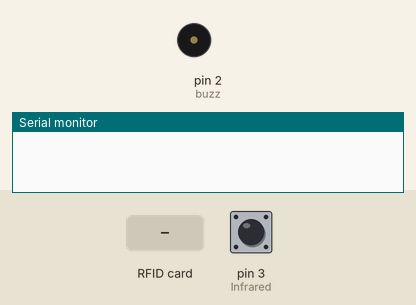
Bench run of a sketch on a simulated Arduino Uno, built with avr-gcc and run on an emulated ATmega328P. Shown: buzzer (waves = sounding, pin HIGH), the last lines printed to the serial monitor. Inputs (shaded band) come from the test bench; at power-on: pin 3 (Infrared) HIGH. Pins used as bus, display or sensor lines are not drawn.

Above: at 1.2 s.
1.3 s: RFID card 5E 7A 19 C4 held to the reader
At 1.7 s:
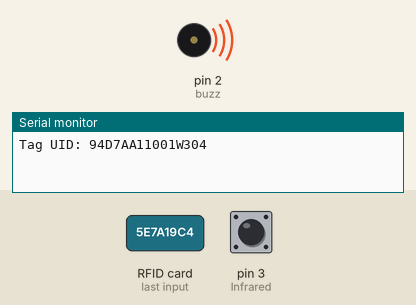
Timing chart, 0 to 4.3 s (numbered marks = the images above; inputs shaded):
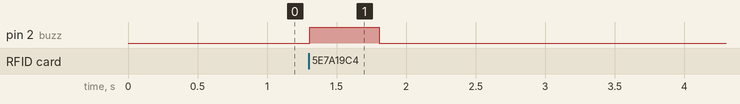

The sketch:

RFID2_with_Infrared.ino
```cpp
#include <SPI.h>
#include <MFRC522.h>
String uidString;
int buzz=2;
int Infrared=3;
int kunci1=0;
#define SS_PIN 10
#define RST_PIN 9
MFRC522 mfrc522(SS_PIN, RST_PIN); //Create MFRC522 instance.

void setup() {
  // put your setup code here, to run once:
Serial.begin(9600);
pinMode(buzz,OUTPUT);
pinMode(Infrared,INPUT);
SPI.begin(); //Initiate SPI bus
mfrc522.PCD_Init();

}

void loop() {
  // put your main code here, to run repeatedly:
  int bacaInfrared=digitalRead(Infrared);
if(mfrc522.PICC_IsNewCardPresent() && kunci1==0){
  readRFID();
  Serial.print("Tag UID: ");
  Serial.println(uidString);
  if(uidString=="138D37A90W26"){
  buzzOke();
  Serial.println("Selamat Datang");
  Serial.println("Palang Terbuka");
  kunci1=1;
}

else if(uidString!="138D37A90W26"){
  buzzSalah();
  Serial.println("Kartu belum terdaftar");
}
}
if(bacaInfrared==0 && kunci1==1)
{
  Serial.println("BYE BYE");
  Serial.println("Palang Tertutup");
  kunci1=0;
}

}

void readRFID(){
  mfrc522.PICC_ReadCardSerial();
  //Sound the buzzer when a card is read

  //Pembatas bisa dirubah sesuai keiginan,disini yang digunakan "-"
  uidString = String(mfrc522.uid.uidByte[0]) + "D" +
  String(mfrc522.uid.uidByte[1],HEX) + "A" +
  String(mfrc522.uid.uidByte[2],BIN) + "W" +
  String(mfrc522.uid.uidByte[3],OCT);
  uidString.toUpperCase();
}

void buzzOke(){
  digitalWrite(buzz,HIGH);
  delay(50);
  digitalWrite(buzz,LOW);
  delay(50);
  digitalWrite(buzz,HIGH);
  delay(50);
  digitalWrite(buzz,LOW);
  delay(50);
}
void buzzSalah(){
  digitalWrite(buzz,HIGH);
  delay(500);
  digitalWrite(buzz,LOW);
}
```

Measured:
- after the input at 1.3 s, pin 2 (buzz): LOW → HIGH at once, → LOW 0.50 s later
